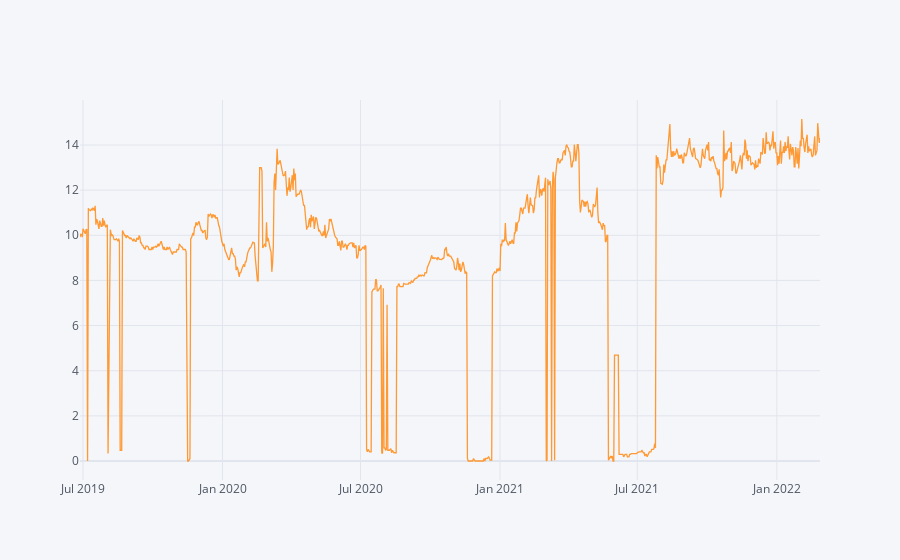

The notebook cell saved with this chart:
### Markdown cell above
#### Vibration Second Floor 781K001

### Code cell
df_781K001_New['Vibration Second Floor 781K001'].iplot()

### Figure 1 — Plotly figure (JSON) as saved in the notebook; plotly's stock layout.template omitted (floating-point values rounded to 4 significant figures; data arrays with more than 128 entries replaced by an {"elided": "..."} marker saying what was removed)
{"data": [{"line": {"color": "rgba(255, 153, 51, 1.0)", "dash": "solid", "shape": "linear", "width": 1.3}, "mode": "lines", "name": "Vibration Second Floor 781K001", "text": "", "type": "scatter", "x": {"elided": "938 str values"}, "y": {"elided": "938 float values"}}], "layout": {"legend": {"bgcolor": "#F5F6F9", "font": {"color": "#4D5663"}}, "paper_bgcolor": "#F5F6F9", "plot_bgcolor": "#F5F6F9", "title": {"font": {"color": "#4D5663"}}, "xaxis": {"gridcolor": "#E1E5ED", "showgrid": true, "tickfont": {"color": "#4D5663"}, "title": {"font": {"color": "#4D5663"}, "text": ""}, "zerolinecolor": "#E1E5ED"}, "yaxis": {"gridcolor": "#E1E5ED", "showgrid": true, "tickfont": {"color": "#4D5663"}, "title": {"font": {"color": "#4D5663"}, "text": ""}, "zerolinecolor": "#E1E5ED"}}}
